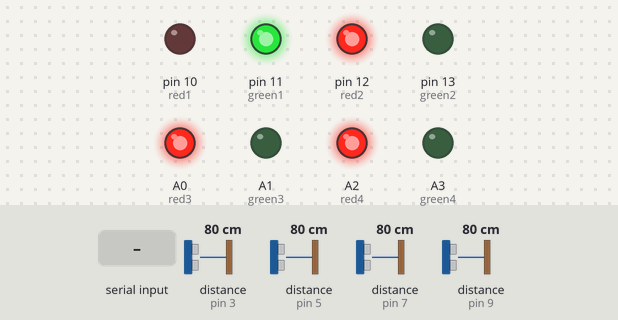
Simulated run of this sketch. Board: Arduino Uno, built with avr-gcc and run on an emulated ATmega328P. On the bench: output pins drawn as LEDs (lit = HIGH). Wiring (inferred from the names in the program): 3 × ultrasonic range finder: trigger pin 2, echo pin 3 / trigger pin 4, echo pin 5 / trigger pin 6, echo pin 7. Inputs (shaded band) come from the test bench; at power-on: distance to the obstacle (sensors on pin 3, pin 5, pin 7, pin 9) 80 cm. The echo pulse lasts 58.3 µs per cm; pins used as bus, display or sensor lines are not drawn; what the sketch prints to the serial monitor is not drawn.

Above: at 1.2 s.
1.3 s: "1" received over Serial
At 2.8 s:
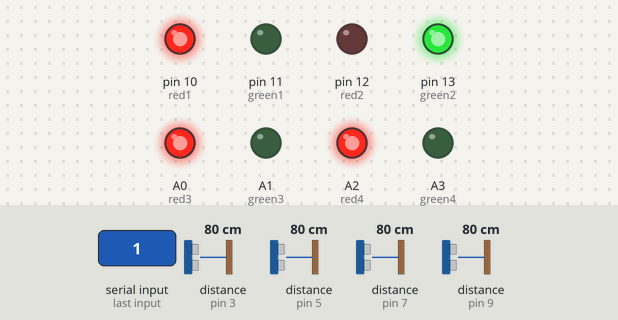
At 4.5 s:
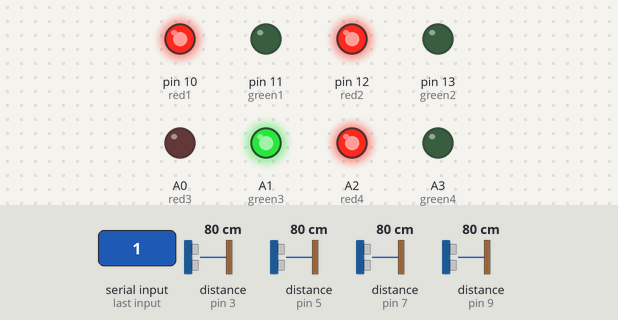
Timing chart, 0 to 9.5 s (numbered marks = the images above; inputs shaded):
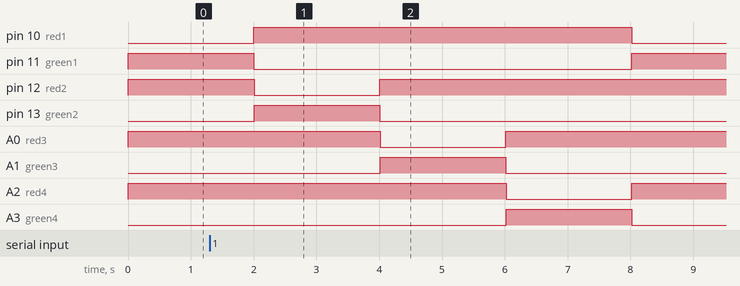

The sketch:

Smart_Roadways.ino
```cpp
const int trig1 = 2, echo1 = 3;
const int trig2 = 4, echo2 = 5;
const int trig3 = 6, echo3 = 7;
const int trig4 = 8, echo4 = 9;

const int red1 = 10, green1 = 11;
const int red2 = 12, green2 = 13;
const int red3 = A0, green3 = A1;
const int red4 = A2, green4 = A3;

const int defaultTime = 2000;
const int extendedTime = 8000;
const int distanceThreshold = 10; // Distance threshold in cm

void setup() {
  pinMode(trig1, OUTPUT);
  pinMode(echo1, INPUT);
  pinMode(trig2, OUTPUT);
  pinMode(echo2, INPUT);
  pinMode(trig3, OUTPUT);
  pinMode(echo3, INPUT);
  pinMode(trig4, OUTPUT);
  pinMode(echo4, INPUT);

  pinMode(red1, OUTPUT);
  pinMode(green1, OUTPUT);
  pinMode(red2, OUTPUT);
  pinMode(green2, OUTPUT);
  pinMode(red3, OUTPUT);
  pinMode(green3, OUTPUT);
  pinMode(red4, OUTPUT);
  pinMode(green4, OUTPUT);

  Serial.begin(9600);

  digitalWrite(green1, LOW);
  digitalWrite(red1, HIGH);
  digitalWrite(green2, LOW);
  digitalWrite(red2, HIGH);
  digitalWrite(green3, LOW);
  digitalWrite(red3, HIGH);
  digitalWrite(green4, LOW);
  digitalWrite(red4, HIGH);
}

void loop() {
  long duration, distance;

  if (Serial.available() > 0) {
    char command = Serial.read(); // Read a single character from serial input

    if (command == '1') { // Command to activate Lane 1
      digitalWrite(green1, HIGH);
      digitalWrite(red1, LOW);
      digitalWrite(green2, LOW);
      digitalWrite(red2, HIGH);
      digitalWrite(green3, LOW);
      digitalWrite(red3, HIGH);
      digitalWrite(green4, LOW);
      digitalWrite(red4, HIGH);
      Serial.println("Lane 1 is on");
      delay(15000);
    }
    else if (command == '2') { // Command to activate Lane 2
      digitalWrite(green1, LOW);
      digitalWrite(red1, HIGH);
      digitalWrite(green2, HIGH);
      digitalWrite(red2, LOW);
      digitalWrite(green3, LOW);
      digitalWrite(red3, HIGH);
      digitalWrite(green4, LOW);
      digitalWrite(red4, HIGH);
      Serial.println("Lane 2 is on");
      delay(15000);
    }
    else if (command == '3') { // Command to activate Lane 3
      digitalWrite(green1, LOW);
      digitalWrite(red1, HIGH);
      digitalWrite(green2, LOW);
      digitalWrite(red2, HIGH);
      digitalWrite(green3, HIGH);
      digitalWrite(red3, LOW);
      digitalWrite(green4, LOW);
      digitalWrite(red4, HIGH);
      Serial.println("Lane 3 is on");
      delay(15000);
    }
    else if (command == '4') { // Command to activate Lane 4
      digitalWrite(green1, LOW);
      digitalWrite(red1, HIGH);
      digitalWrite(green2, LOW);
      digitalWrite(red2, HIGH);
      digitalWrite(green3, LOW);
      digitalWrite(red3, HIGH);
      digitalWrite(green4, HIGH);
      digitalWrite(red4, LOW);
      Serial.println("Lane 4 is on");
      delay(15000);
    }
    else {
      digitalWrite(green1, LOW);
      digitalWrite(red1, HIGH);
      digitalWrite(green2, LOW);
      digitalWrite(red2, HIGH);
      digitalWrite(green3, LOW);
      digitalWrite(red3, HIGH);
      digitalWrite(green4, LOW);
      digitalWrite(red4, HIGH);
    }
  }
  else {
    // Lane 1
    digitalWrite(trig1, LOW);
    delayMicroseconds(2);
    digitalWrite(trig1, HIGH);
    delayMicroseconds(10);
    digitalWrite(trig1, LOW);
    duration = pulseIn(echo1, HIGH);
    distance = (duration * 0.034) / 2;

    digitalWrite(red1, LOW);
    digitalWrite(green1, HIGH);
    if (distance < distanceThreshold) {
      delay(extendedTime);
    } else {
      delay(defaultTime);
    }
    digitalWrite(green1, LOW);
    digitalWrite(red1, HIGH);

    // Lane 2
    digitalWrite(trig2, LOW);
    delayMicroseconds(2);
    digitalWrite(trig2, HIGH);
    delayMicroseconds(10);
    digitalWrite(trig2, LOW);
    duration = pulseIn(echo2, HIGH);
    distance = (duration * 0.034) / 2;

    digitalWrite(red2, LOW);
    digitalWrite(green2, HIGH);
    if (distance < distanceThreshold) {
      delay(extendedTime);
    } else {
      delay(defaultTime);
    }
    digitalWrite(green2, LOW);
    digitalWrite(red2, HIGH);

    // Lane 3
    digitalWrite(trig3, LOW);
    delayMicroseconds(2);
    digitalWrite(trig3, HIGH);
    delayMicroseconds(10);
    digitalWrite(trig3, LOW);
    duration = pulseIn(echo3, HIGH);
    distance = (duration * 0.034) / 2;

    digitalWrite(red3, LOW);
    digitalWrite(green3, HIGH);
    if (distance < distanceThreshold) {
      delay(extendedTime);
    } else {
      delay(defaultTime);
    }
    digitalWrite(green3, LOW);
    digitalWrite(red3, HIGH);

    // Lane 4
    digitalWrite(trig4, LOW);
    delayMicroseconds(2);
    digitalWrite(trig4, HIGH);
    delayMicroseconds(10);
    digitalWrite(trig4, LOW);
    duration = pulseIn(echo4, HIGH);
    distance = (duration * 0.034) / 2;

    digitalWrite(red4, LOW);
    digitalWrite(green4, HIGH);
    if (distance < distanceThreshold) {
      delay(extendedTime);
    } else {
      delay(defaultTime);
    }
    digitalWrite(green4, LOW);
    digitalWrite(red4, HIGH);
  }
}
```

Measured:
- after the input at 1.3 s, pin 10 (red1): goes on until 8.0 s, then stays LOW; pin 11 (green1): goes on until 8.0 s, then stays HIGH; pin 12 (red2): goes on until 4.0 s, then stays HIGH; pin 13 (green2): goes on until 4.0 s, then stays LOW; A0 (red3): goes on until 6.0 s, then stays HIGH
